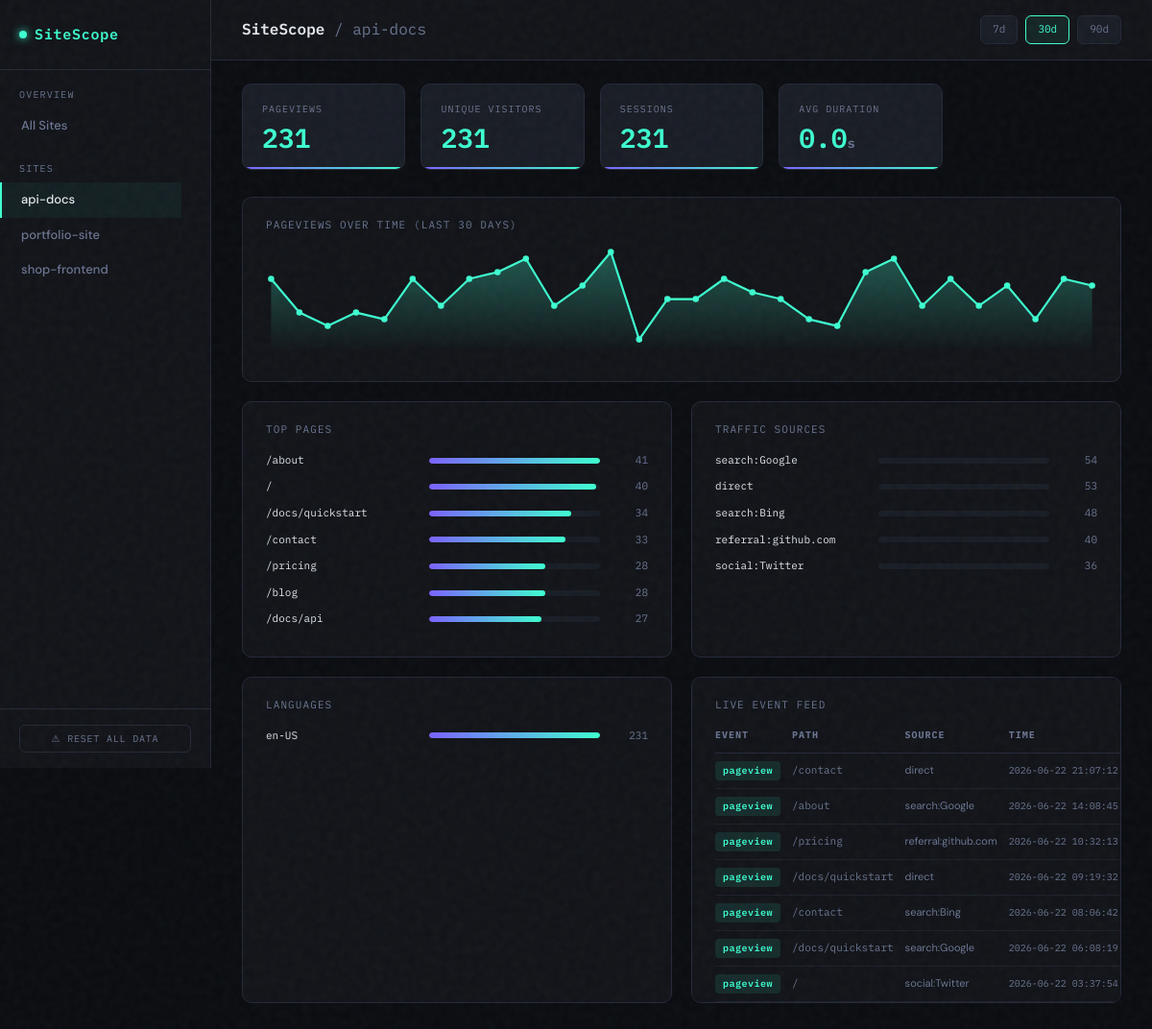
Screenshot of /app/api-docs with the database file from the repository.
### tables this page shows
CREATE TABLE events (
            id          TEXT PRIMARY KEY,
            app_id      TEXT NOT NULL,
            event       TEXT NOT NULL,
            session_id  TEXT,
            visitor_id  TEXT,
            url         TEXT,
            path        TEXT,
            title       TEXT,
            referrer    TEXT,
            source      TEXT,
            utm         TEXT,
            user_agent  TEXT,
            language    TEXT,
            screen_w    INTEGER,
            screen_h    INTEGER,
            ip          TEXT,
            duration_ms INTEGER,
            ts          TEXT NOT NULL
        );

### app.py (the view)
@app.route("/app/<app_id>")
def app_detail(app_id: str):
    days = int(request.args.get("days", 30))
    db = get_db()
    return render_template(
        "app_detail.html",
        app_id=app_id, days=days,
        overview=overview(db, app_id, days),
        top_pages=top_pages(db, app_id, days),
        top_sources=top_sources(db, app_id, days),
        chart_data=pageviews_over_time(db, app_id, days),
        languages=top_languages(db, app_id, days),
        recent=recent_events(db, app_id),
        apps=app_ids(db),
    )

### app.py (called while the page is built)
@app.after_request
def add_cors(response):
    response.headers["Access-Control-Allow-Origin"] = "*"
    response.headers["Access-Control-Allow-Headers"] = "Content-Type"
    response.headers["Access-Control-Allow-Methods"] = "POST, OPTIONS"
    return response

def get_db() -> sqlite3.Connection:
    if "db" not in g:
        g.db = sqlite3.connect(DB_PATH, detect_types=sqlite3.PARSE_DECLTYPES)
        g.db.row_factory = sqlite3.Row
        g.db.execute("PRAGMA journal_mode=WAL")
    return g.db

def _since(days: int) -> str:
    return (datetime.now(timezone.utc) - timedelta(days=days)).isoformat()

def _q(db, sql, params=()):
    return db.execute(sql, params).fetchall()

def app_ids(db) -> list[str]:
    rows = _q(db, "SELECT DISTINCT app_id FROM events ORDER BY app_id")
    return [r["app_id"] for r in rows]

def overview(db, aid: str, days: int = 30) -> dict:
    since = _since(days)
    pv       = _q(db, "SELECT COUNT(*) c FROM events WHERE app_id=? AND event='pageview' AND ts>=?", (aid, since))[0]["c"]
    visitors = _q(db, "SELECT COUNT(DISTINCT visitor_id) c FROM events WHERE app_id=? AND ts>=?", (aid, since))[0]["c"]
    sessions = _q(db, "SELECT COUNT(DISTINCT session_id) c FROM events WHERE app_id=? AND ts>=?", (aid, since))[0]["c"]
    dur      = _q(db, "SELECT AVG(duration_ms) avg_ms FROM events WHERE app_id=? AND event='session_end' AND duration_ms IS NOT NULL AND ts>=?", (aid, since))[0]["avg_ms"]
    return {"pageviews": pv, "visitors": visitors, "sessions": sessions, "avg_duration_s": round((dur or 0) / 1000, 1)}

def top_pages(db, aid: str, days: int = 30, limit: int = 10) -> list[dict]:
    rows = _q(db, "SELECT path, COUNT(*) views FROM events WHERE app_id=? AND event='pageview' AND ts>=? GROUP BY path ORDER BY views DESC LIMIT ?", (aid, _since(days), limit))
    return [dict(r) for r in rows]

def top_sources(db, aid: str, days: int = 30, limit: int = 10) -> list[dict]:
    rows = _q(db, "SELECT source, COUNT(*) visits FROM events WHERE app_id=? AND event='pageview' AND ts>=? GROUP BY source ORDER BY visits DESC LIMIT ?", (aid, _since(days), limit))
    return [dict(r) for r in rows]

def pageviews_over_time(db, aid: str, days: int = 30) -> list[dict]:
    rows = _q(db, "SELECT substr(ts,1,10) day, COUNT(*) views FROM events WHERE app_id=? AND event='pageview' AND ts>=? GROUP BY day ORDER BY day", (aid, _since(days)))
    return [dict(r) for r in rows]

### templates/app_detail.html (shortened to what this page needs)
{% extends "base.html" %}
{% block topbar_inner %}
  <h1>SiteScope <span>/ {{ app_id }}</span></h1>
  <div class="time-filter">
    {% for d, label in [(7,'7d'),(30,'30d'),(90,'90d')] %}
      <a href="/app/{{ app_id }}?days={{ d }}"
         class="time-btn {% if days == d %}active{% endif %}">{{ label }}</a>
    {% endfor %}
  </div>
{% endblock %}
{% block content %}
<div
  id="stats-wrap"
  hx-get="/app/{{ app_id }}/stats?days={{ days }}"
  hx-trigger="every 30s"
  hx-swap="innerHTML"
>
  {% include "partials/stats_cards.html" %}
</div>
<div class="card" style="margin-bottom:20px;">
  <div class="card-title">Pageviews over time (last {{ days }} days)</div>
  {% if chart_data %}
    <div class="sparkline-wrap">
    </div>
  {% else %}
    <div style="color:var(--muted);text-align:center;padding:30px 0;font-size:13px;">No pageview data in this range.</div>
  {% endif %}
</div>
<div class="two-col">
  <div class="card">
    <div class="card-title">Top Pages</div>
    {% if top_pages %}
      {% set max_pv = top_pages[0].views %}
      {% for row in top_pages %}
        <div class="bar-row">
          <div class="bar-label" title="{{ row.path }}">{{ row.path }}</div>
          <div class="bar-track">
            <div class="bar-fill" style="width:{{ (row.views / max_pv * 100)|round }}%"></div>
          </div>
          <div class="bar-count">{{ row.views }}</div>
        </div>
      {% endfor %}
    {% else %}
      <div style="color:var(--muted);font-size:12px;">No data.</div>
    {% endif %}
  </div>
  <div class="card">
    <div class="card-title">Traffic Sources</div>
    {% if top_sources %}
      {% set max_src = top_sources[0].visits %}
      {% for row in top_sources %}
        <div class="bar-row">
          <div class="bar-label" title="{{ row.source }}">{{ row.source }}</div>
          <div class="bar-track">
            <div class="bar-fill" style="width:{{ (row.visits / max_src * 100)|round }};background:linear-gradient(90deg,var(--accent3),var(--accent2))%"></div>
          </div>
          <div class="bar-count">{{ row.visits }}</div>
        </div>
      {% endfor %}
    {% else %}
      <div style="color:var(--muted);font-size:12px;">No data.</div>
    {% endif %}
  </div>
</div>
<div class="two-col">
  <div class="card">
    <div class="card-title">Languages</div>
    {% if languages %}
      {% set max_lang = languages[0].cnt %}
      {% for row in languages %}
        <div class="bar-row">
          <div class="bar-label">{{ row.lang }}</div>
          <div class="bar-track">
            <div class="bar-fill" style="width:{{ (row.cnt / max_lang * 100)|round }}%;background:linear-gradient(90deg,#7b61ff,#3dffd0)"></div>
          </div>
          <div class="bar-count">{{ row.cnt }}</div>
        </div>
      {% endfor %}
    {% else %}
      <div style="color:var(--muted);font-size:12px;">No data.</div>
    {% endif %}
  </div>
  <div
    class="card"
    id="recent-wrap"
    hx-get="/app/{{ app_id }}/recent"
    hx-trigger="every 15s"
    hx-swap="innerHTML"
    style="overflow:auto;max-height:340px;"
  >
    {% include "partials/recent_events.html" %}
  </div>
</div>
{% endblock %}

### templates/base.html (shortened to what this page needs)
<!doctype html>
<html lang="en">
  <head>
  </head>
  <body>
    <div class="shell">
      <nav class="sidebar" id="sidebar">
        <div class="sidebar-logo"><span class="dot"></span>SiteScope</div>
        <div class="sidebar-section">Overview</div>
        <a
          href="/"
          class="sidebar-link {% if request.endpoint == 'index' %}active{% endif %}"
          onclick="closeSidebar()"
          >All Sites</a
        >
        {% if apps %}
        <div class="sidebar-section">Sites</div>
        <div id="sidebar-apps">{% include "partials/sidebar_apps.html" %}</div>
        {% else %}
        <div id="sidebar-apps"></div>
        {% endif %}
        <div class="sidebar-footer">
          <button
            class="btn-reset"
            onclick="
              openConfirm(
                'Reset entire database?',
                'This permanently deletes all events for every tracked site. The server will not re-seed demo data.',
                function () {
                  doDelete('/db/reset');
                },
              )
            "
          >
            ⚠ Reset all data
          </button>
        </div>
      </nav>
      <div class="main">
        <div class="topbar">
          {% block topbar_inner %}{% endblock %}
        </div>
        <div class="content">{% block content %}{% endblock %}</div>
      </div>
    </div>
  </body>
</html>

### templates/partials/sidebar_apps.html (shortened to what this page needs)
{% for a in apps %}
<div class="sidebar-app-row">
  <a
    href="/app/{{ a }}"
    class="sidebar-link {% if app_id is defined and app_id == a %}active{% endif %}"
  >
    {{ a }}
  </a>
</div>
{% endfor %}

### templates/partials/stats_cards.html
<div class="stats-grid">
  <div class="stat-card">
    <div class="stat-label">Pageviews</div>
    <div class="stat-value">{{ overview.pageviews }}</div>
  </div>
  <div class="stat-card">
    <div class="stat-label">Unique Visitors</div>
    <div class="stat-value">{{ overview.visitors }}</div>
  </div>
  <div class="stat-card">
    <div class="stat-label">Sessions</div>
    <div class="stat-value">{{ overview.sessions }}</div>
  </div>
  <div class="stat-card">
    <div class="stat-label">Avg Duration</div>
    <div class="stat-value">{{ overview.avg_duration_s }}<span style="font-size:14px;color:var(--muted)">s</span></div>
  </div>
</div>

### templates/partials/recent_events.html
<div class="card-title">Live Event Feed</div>
{% if recent %}
  <table class="event-table">
    <thead>
      <tr>
        <th>Event</th>
        <th>Path</th>
        <th>Source</th>
        <th>Time</th>
      </tr>
    </thead>
    <tbody>
    {% for ev in recent %}
      <tr>
        <td>
          {% if ev.event == 'pageview' %}
            <span class="badge badge-pv">pageview</span>
          {% elif ev.event == 'session_end' %}
            <span class="badge badge-end">session_end</span>
          {% else %}
            <span class="badge badge-ev">{{ ev.event }}</span>
          {% endif %}
        </td>
        <td style="font-family:var(--font-mono);font-size:11px;color:var(--muted);">
          {{ ev.path }}
        </td>
        <td style="font-size:11px;color:var(--muted);">{{ ev.source or '—' }}</td>
        <td style="font-family:var(--font-mono);font-size:10px;color:var(--muted);white-space:nowrap;">
          {{ ev.ts[:19].replace('T',' ') }}
        </td>
      </tr>
    {% endfor %}
    </tbody>
  </table>
{% else %}
  <div style="color:var(--muted);font-size:12px;padding:8px 0;">No events yet.</div>
{% endif %}

### rows the page displays
events: event "pageview", path "/contact", source "direct", ts "2026-06-22 21:07:12"
events: event "pageview", path "/about", source "search:Google", ts "2026-06-22 14:08:45"
events: event "pageview", path "/pricing", source "referral:github.com", ts "2026-06-22 10:32:13"
events: event "pageview", path "/docs/quickstart", source "direct", ts "2026-06-22 09:19:32"
events: event "pageview", path "/contact", source "search:Bing", ts "2026-06-22 08:06:42"
events: event "pageview", path "/docs/quickstart", source "search:Google", ts "2026-06-22 06:08:19"
events: event "pageview", path "/", source "social:Twitter", ts "2026-06-22 03:37:54"

### other values shown
{{ a }} "api-docs" "portfolio-site" "shop-frontend"
{{ app_id }} "api-docs"
{{ label }} "7d" "30d" "90d"
{{ overview.pageviews }} "231"
{{ overview.visitors }} "231"
{{ overview.sessions }} "231"
{{ overview.avg_duration_s }} "0.0"
{{ days }} "30"
{{ row.path }} "/about" "/" "/docs/quickstart" "/contact" "/pricing" "/blog" "/docs/api"
{{ row.views }} "41" "40" "34" "33" "28" "28" "27"
{{ row.source }} "search:Google" "direct" "search:Bing" "referral:github.com" "social:Twitter"
{{ row.visits }} "54" "53" "48" "40" "36"
{{ row.lang }} "en-US"
{{ row.cnt }} "231"
